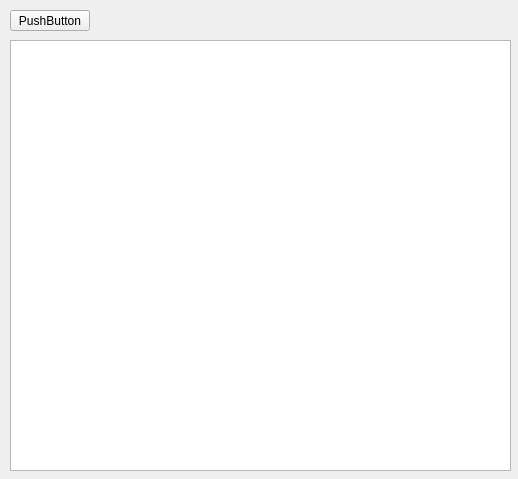
<?xml version="1.0" encoding="UTF-8"?>
<ui version="4.0">
 <class>Form</class>
 <widget class="QWidget" name="Form">
  <property name="geometry">
   <rect>
    <x>0</x>
    <y>0</y>
    <width>518</width>
    <height>479</height>
   </rect>
  </property>
  <property name="windowTitle">
   <string>Form</string>
  </property>
  <widget class="QPushButton" name="pushButton">
   <property name="geometry">
    <rect>
     <x>10</x>
     <y>10</y>
     <width>80</width>
     <height>21</height>
    </rect>
   </property>
   <property name="text">
    <string>PushButton</string>
   </property>
  </widget>
  <widget class="QGraphicsView" name="graphicsView">
   <property name="geometry">
    <rect>
     <x>10</x>
     <y>40</y>
     <width>501</width>
     <height>431</height>
    </rect>
   </property>
  </widget>
 </widget>
 <resources/>
 <connections/>
</ui>
